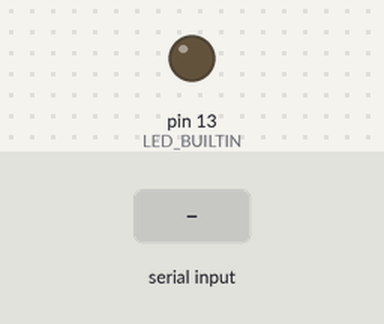
This sketch was run on a simulated Arduino Uno, built with avr-gcc and run on an emulated ATmega328P. On the bench: output pins drawn as LEDs (lit = HIGH). The test bench sets the inputs (shaded band). What the sketch prints to the serial monitor is not drawn.

Above: at 2.2 s.
2.3 s: "1\n" received over the second serial link
3.9 s: "HELLO\n" received over the second serial link
Timing chart, 0 to 6.9 s (numbered marks = the images above; inputs shaded):
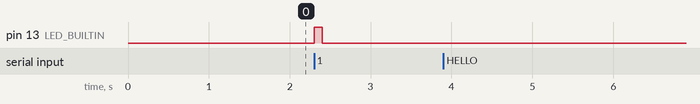

The sketch:

reciever_code.ino
```cpp
/*************************************************************************************************
 *  Created By: Tauseef Ahmad
 *  Created On: 28 June, 2023
 *
 *  YouTube Video: https://youtu.be/LrEEN4Ji-Ec
 *  My Channel: https://www.youtube.com/@AhmadLogs
 ***********************************************************************************************/

#include <SoftwareSerial.h>

#define RX 3
#define TX 2
SoftwareSerial LoRaSerial(RX, TX); // RX, TX

unsigned long lastTransmitTime = 0;

void setup() {
  Serial.begin(9600); // Initialize USB Serial
  delay(1000);

  LoRaSerial.begin(9600); // Initialize Software Serial

  pinMode(LED_BUILTIN, OUTPUT);

}

void loop() {
  if(LoRaSerial.available()) {
    String incommingData = LoRaSerial.readStringUntil('\n');
    Serial.println(incommingData);

    if(incommingData.indexOf("HELLO")){
      digitalWrite(LED_BUILTIN, HIGH);
      delay(100);
      digitalWrite(LED_BUILTIN, LOW);
    }

  }
}
```

Measured:
- after the input at 2.3 s, pin 13 (LED_BUILTIN): LOW → HIGH at once, → LOW 0.10 s later
- after the input at 3.9 s, every drawn part: stays the same
